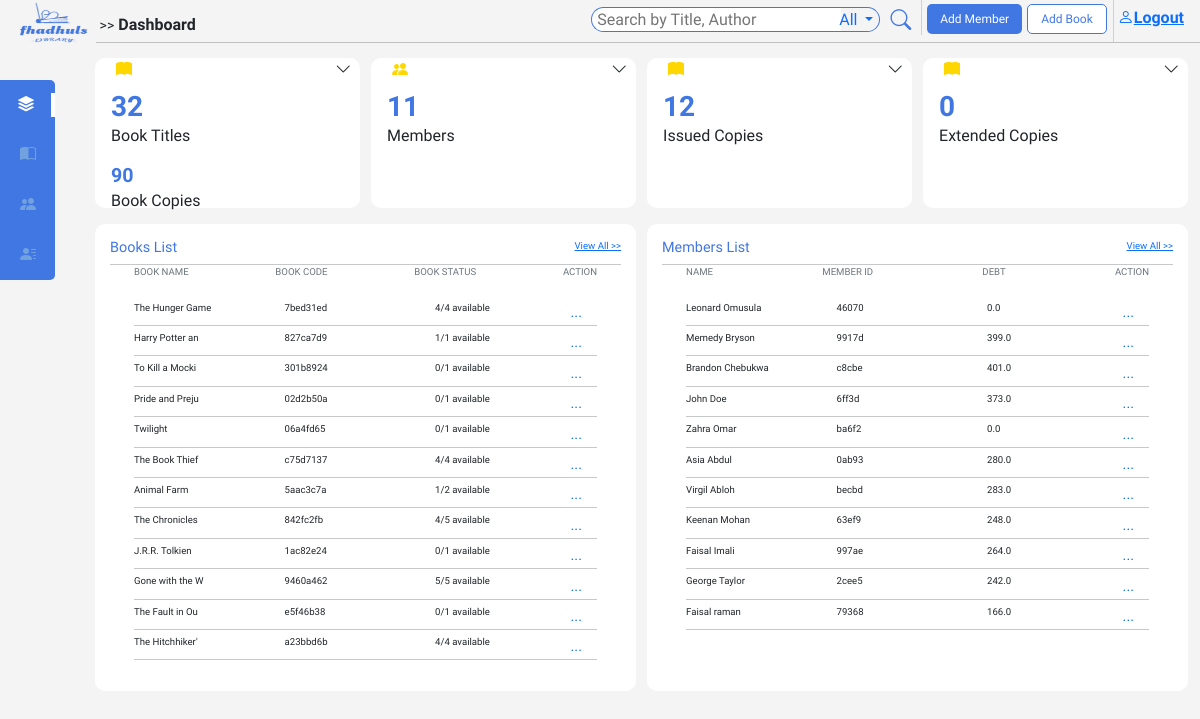
The app's page / (signed in) with its own data.
### main/models.py (models this page shows, shortened)
class Book(models.Model):
    book_id = models.UUIDField(default=uuid.uuid4, editable=False)
    title = models.CharField(max_length=200)
    author = models.CharField(max_length=200)
    description = models.TextField()
    language = models.CharField(max_length=50)
    category = models.CharField(max_length=100)
    edition = models.CharField(max_length=100, blank=True, null=True)
    pages = models.IntegerField()
    publisher = models.CharField(max_length=100)
    publish_date = models.DateField(null=True, blank=True)
    img_url = models.URLField(null=True, blank=True)
    quantity = models.IntegerField()
    fee = models.FloatField()
    STATUS = [
        ('Issued', 'Issued'),
        ('On shelf', 'on shelf')
    ]
    status = models.CharField(max_length=15, choices=STATUS, default='On shelf')
    copy_ids = models.TextField(blank=True)

class Member(models.Model):
    member_id = models.UUIDField(default=uuid.uuid4, editable=False)
    first_name = models.CharField(max_length=200)
    last_name = models.CharField(max_length=200)
    GENDERS = [('male', 'male'),
                ('female', 'female')
        ]
    gender = models.CharField(max_length=10, choices=GENDERS, null=True)
    age = models.IntegerField(null=True)
    debt = models.FloatField(default=0.0)
    member_since = models.DateTimeField(auto_now_add=True)
    profile_img = models.ImageField(upload_to='image/profile_imgs', default='static/image/dummy1.png', null=True)
    address = models.CharField(max_length=200)
    mobile_no = models.CharField(max_length=10)
    national_id = models.CharField(max_length=8)
    email = models.CharField(max_length=200)

### main/views.py (the view, shortened to what this page needs)
# urls.py: 2. Add a URL to urlpatterns:  path('', Home.as_view(), name='home')
@login_required(login_url='login')
def Home(request):
    books = Book.objects.all()
    members = Member.objects.all()
    transactions = Transaction.objects.all()
    showcasebooks = books[:12]
    showcasemembers = members[:12]
    issuedCopies = transactions.filter(Q(status='pending') | Q(status='extended')).count
    extendedCopies = transactions.filter(status='extended').count
    totalCopies = 0
    for book in books:
        copyIds = len(book.copy_ids.split(','))
        totalCopies += copyIds
    context = {'showcasebooks': showcasebooks, 'showcasemembers': showcasemembers, 'h': 'h', 'books': books,
               'members': members, 'totalcopies': totalCopies, 'issuedCopies': issuedCopies,
               'extendedCopies': extendedCopies}
    query = request.GET.get('q')
    qType = request.GET.get('searchType')
    filterdData = []
    bookSearch = books
    return render(request, 'main/home.html', context)

### main/templatetags/custom_filters.py (called while the page is built)
@register.filter(name='split_length')
def split_length(value):
    return len(value.split(','))

### main/templates/main/home.html (shortened to what this page needs)
{% extends 'main/base.html' %}
{% load custom_filters %}
{% block content %}
{% include 'main/navbar.html' %}
<section id="home">
  <div id="details" class="">
    <div class="ps-3 mb-3">
        <i class="bi bi-book-fill" style="color: #FFD700; margin-left: 2%;"></i>
        <i class="bi bi-chevron-down" ></i>
       <span>
        <h3 class="mb-0 pt-2"><strong>{{books.count }}</strong></h3>
        <p class="mb-0">Book Titles</p>
       </span>
    <span >
      <h3 class="mb-0 pt-2"><strong style="font-size: 0.7em;">{{totalcopies}}</strong></h3>
      <p class="mb-0">Book Copies</p>
      </span>
    </div>
    <div class="ps-3 mb-3">
        <i class="bi bi-people-fill" style="color: #FFD700; margin-left: 2%;"></i>
        <i class="bi bi-chevron-down" ></i>
        <h3 class="mb-0 pt-2"><strong>{{ members.count }}</strong></h3>
        <p class="mb-0">Members</p>
    </div>
    <div class="ps-3 mb-3">
        <i class="bi bi-book-fill" style="color: #FFD700; margin-left: 2%;"></i>
        <i class="bi bi-chevron-down" ></i>
        <h3 class="mb-0 pt-2"><strong>{{issuedCopies}}</strong></h3>
        <p class="mb-0">Issued Copies</p>
    </div>
    <div class="ps-3 mb-3">
        <i class="bi bi-book-fill" style="color: #FFD700; margin-left: 2%;"></i>
        <i class="bi bi-chevron-down" ></i>
        <h3 class="mb-0 pt-2"><strong>{{ extendedCopies }}</strong></h3>
        <p class="mb-0">Extended Copies</p>
    </div>
  </div>
  <div id="listSection" class="">
    <div id="booksList" class="">
      <div class="listHeader">
        <h3>Books List</h3>
      <span><a href="{% url 'bookdetails' %}"> View All &gt&gt</a></span>
      </div>
      <hr>
      <ul>
        <li id="sectionHeader" class="d-flex justify-content-between ps-4 pe-4">
          <p class="text-secondary text-start">BOOK NAME</p>
          <p class="text-secondary text-start">BOOK CODE</p>
          <p class="text-secondary text-start">BOOK STATUS</p>
          <p class="text-secondary text-start">ACTION</p>
        </li>
        <li>
       <ul class="ps-4 pe-4">
        {% for book in showcasebooks %}
        <li class="listDIvider d-flex justify-content-between align-items-center text-dark">
          <p class="text-start">{{ book.title| slice:":15" }}</p>
          <p>{{ book.book_id|stringformat:"s" |slice:":8" }}</p>
          <p class="text-start"><span id="{{ book.title }}">{{ book.quantity }}</span>/{{book.copy_ids| split_length}} available</p>
          <div class="dropdown" style="left: -15px;">
            <a href="#"class="action" role="button" data-bs-toggle="dropdown" data-bs-target="#c">
            ...
           </a>
            </div>
        </li>
        <hr >
        {% endfor %}
       </ul>
        </li>
      </ul>
    </div>
    <div id="membersList">
      <div class="listHeader">
        <h3>Members List</h3>
      <span><a href="{% url 'membersdetails' %}">View All &gt&gt</a></span>
      </div>
      <hr>
      <ul>
        <li id="sectionHeader" class="d-flex justify-content-between ps-4 pe-4">
          <p class="text-secondary text-start" style=>NAME</p>
          <p class="text-secondary text-start" style=>MEMBER ID</p>
          <p class="text-secondary text-start" style=>DEBT</p>
          <p class="text-secondary text-start" style=>ACTION</p>
        </li>
        <li>
       <ul class="ps-4 pe-4">
        {% for member in showcasemembers %}
        <li class="listDIvider d-flex justify-content-between align-items-center text-dark">
          <p class="text-start">{{ member.first_name}} {{ member.last_name}}</p>
          <p>{{ member.member_id|stringformat:"s" |slice:":5" }}</p>
          <p class="text-start">{{ member.debt }}</p>
          <div class="dropdown" style="left: -15px;">
            <a href="#" class="action" role="button" data-bs-toggle="dropdown" data-bs-target="#c">
            ...
           </a>
        </div>
        </li>
        <hr >
        {% endfor %}
       </ul>
        </li>
      </ul>
  </div>
</section>
{% endblock content %}

### static/css/min.css (style rules this page uses)
body { font-family: 'Signika', sans-serif; background-color: #f5f4f4; box-sizing: border-box; }
ul { list-style: none; }
#home { margin-left: 7%; margin-right: 1%; }
#details { display: flex; justify-content: space-between; }
#details strong { color: rgb(65, 119, 226); }
#details div { background-color: white; height: 150px; width: 25%; border-radius: 10px; }
.action { text-decoration: none; font-size: 1.5em; width: 40px; text-align: center; border-radius: 10px; }
.bi-chevron-down { margin-left: 80%; }
hr { margin: 0px; }
#listSection { display: flex; justify-content: space-between; }
#listSection hr { margin-top: 0px; margin-bottom: 0px; }
#listSection ul { padding-left: 0; }
#listSection li { list-style: none; }
.listDIvider { padding-top: 5px; }
.listDIvider p { width: 20%; margin-bottom: 10px; }
#listSection #membersList, #listSection #booksList, #booksList { width: 49%; padding: 15px; font-size: 0.6em; border-radius: 10px; background-color: white; }
#booksList { margin-left: 1%; }
.listHeader { display: flex; justify-content: space-between; }
.listHeader h3 { font-size: 1.5em; color: rgb(65, 119, 226); font-family: 'Signika', sans-serif; }
@media (min-width: 968px) { #details { display: flex; flex-wrap: wrap; } }
@media (min-width: 968px) { #details div { width: 24%; margin-left: 1%; } }

### records on screen
Book: title "The Hunger Game", book_id "7bed31ed", quantity "4", copy_ids|split_length "4"
Book: title "Harry Potter an", book_id "827ca7d9", quantity "1", copy_ids|split_length "1"
Book: title "To Kill a Mocki", book_id "301b8924", quantity "0", copy_ids|split_length "1"
Book: title "Pride and Preju", book_id "02d2b50a", quantity "0", copy_ids|split_length "1"
Book: title "Twilight", book_id "06a4fd65", quantity "0", copy_ids|split_length "1"
Book: title "The Book Thief", book_id "c75d7137", quantity "4", copy_ids|split_length "4"
Book: title "Animal Farm", book_id "5aac3c7a", quantity "1", copy_ids|split_length "2"
Book: title "The Chronicles", book_id "842fc2fb", quantity "4", copy_ids|split_length "5"
Book: title "J.R.R. Tolkien", book_id "1ac82e24", quantity "0", copy_ids|split_length "1"
Book: title "Gone with the W", book_id "9460a462", quantity "5", copy_ids|split_length "5"
Book: title "The Fault in Ou", book_id "e5f46b38", quantity "0", copy_ids|split_length "1"
Book: title "The Hitchhiker'", book_id "a23bbd6b", quantity "4", copy_ids|split_length "4"
Member: first_name "Leonard", last_name "Omusula", member_id "46070", debt "0.0"
Member: first_name "Memedy", last_name "Bryson", member_id "9917d", debt "399.0"
Member: first_name "Brandon", last_name "Chebukwa", member_id "c8cbe", debt "401.0"
Member: first_name "John", last_name "Doe", member_id "6ff3d", debt "373.0"
Member: first_name "Zahra", last_name "Omar", member_id "ba6f2", debt "0.0"
Member: first_name "Asia", last_name "Abdul", member_id "0ab93", debt "280.0"
Member: first_name "Virgil", last_name "Abloh", member_id "becbd", debt "283.0"
Member: first_name "Keenan", last_name "Mohan", member_id "63ef9", debt "248.0"
Member: first_name "Faisal", last_name "Imali", member_id "997ae", debt "264.0"
Member: first_name "George", last_name "Taylor", member_id "2cee5", debt "242.0"
Member: first_name "Faisal", last_name "raman", member_id "79368", debt "166.0"

### other values on screen
{{ books.count }} "32"
{{ totalcopies }} "90"
{{ members.count }} "11"
{{ issuedCopies }} "12"
{{ extendedCopies }} "0"
